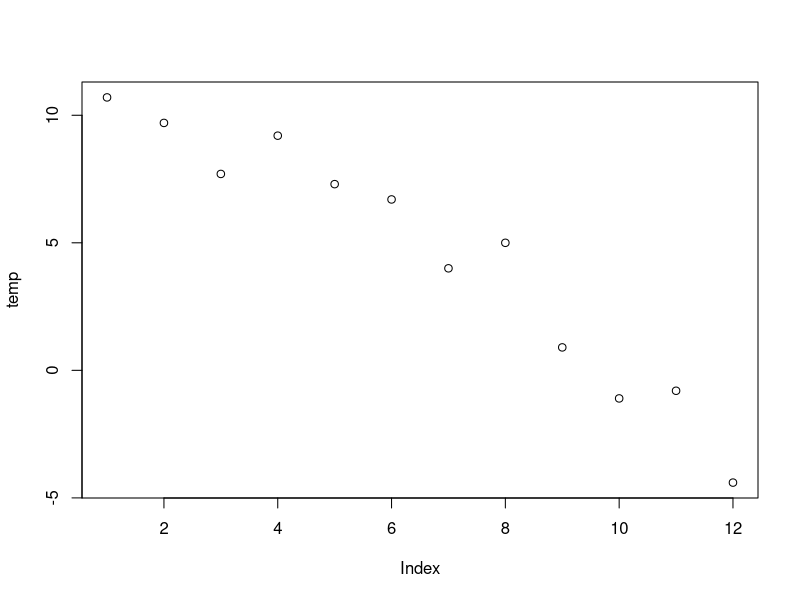
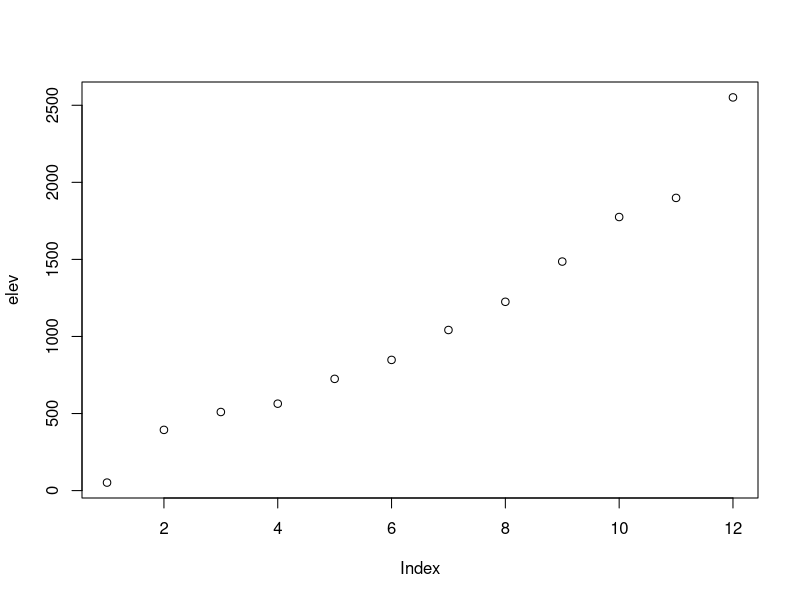
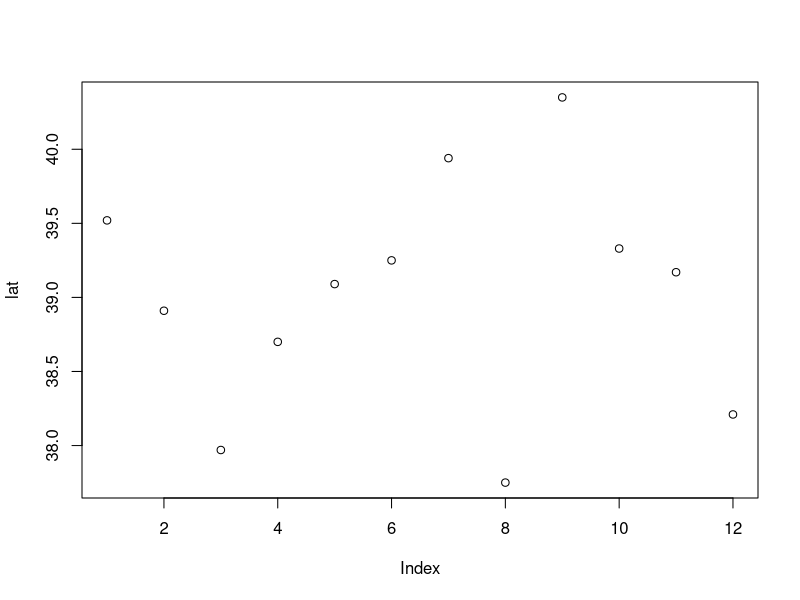
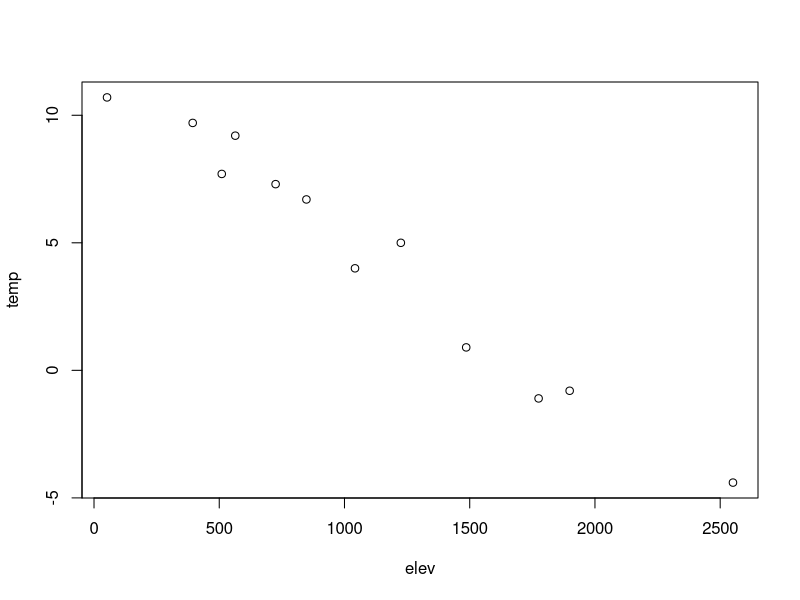
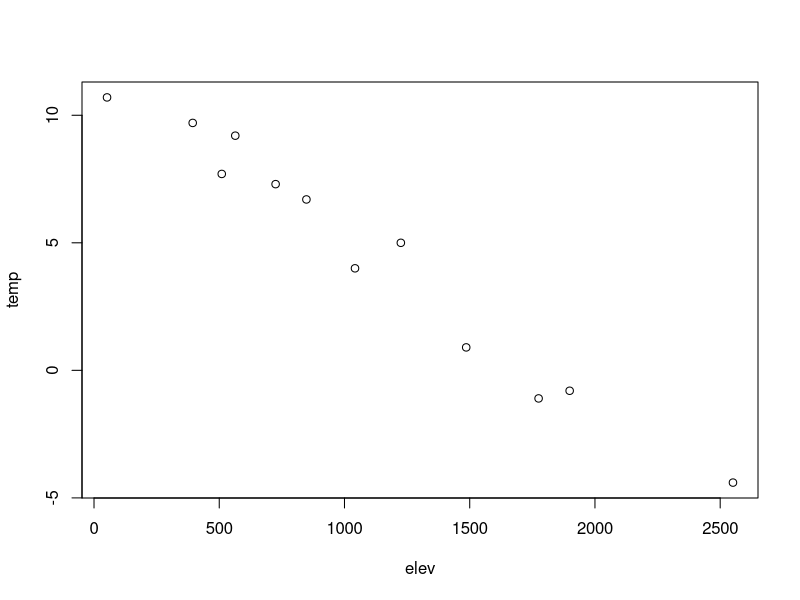

The R script that drew these images, in order:
## ---- chunk 1
library(tidyverse)
## ---- chunk 2
x <- 5
y <- 8
longitude <- -122.4
latitude <- 37.8
my_name <- "Inigo Montoya"
## ---- chunk 3
x
y
longitude
latitude
my_name


## ---- chunk 4
print(x)
print(y)
print(latitude)
paste("The location is latitude", latitude, "longitude", longitude)
paste("My name is", my_name, "-- Prepare to die.")

## ---- chunk 5
cos(pi)
print(cos(pi))
## ---- chunk 6
print("Hello, World")
## ---- chunk 7
x <- 5; print(x); print(x**2)
## ---- chunk 8
x <- 5
## ---- chunk 9
x <- 5
class(x)
class(4.5)
class("Fred")
## ---- chunk 10
as.integer(5)
as.integer(4.5)
## ---- chunk 11
x <- 4.8
y <- 4.2
as.integer(x + 0.5)
round(x)
as.integer(y + 0.5)
round(y)
## ---- chunk 12
5 %/% 2
## ---- chunk 13
5 %% 2
## ---- chunk 14
sierraFeb <- read_csv("data/sierraFeb.csv")
## ---- chunk 15
sierraFeb
## ---- chunk 16
lats <- c(37.5,47.4,29.4,33.4)
lats
states = c("VA", "WA", "TX", "AZ")
states
zips = c(23173, 98801, 78006, 85001)
zips
## ---- chunk 17
temp <- c(10.7, 9.7, 7.7, 9.2, 7.3, 6.7)
class(temp)
## ---- chunk 18
mixed <- c(1, "fred", 7)
class(mixed)
mixed[3]   # gets a subset, example of coercion
## ---- chunk 19
as.numeric(c("1","Fred","5")) # note NA introduced by coercion
## ---- chunk 20
mean(as.numeric(c("1", "Fred", "5")))
## ---- chunk 21
mean(as.numeric(c("1", "Fred", "5")), na.rm=T)
## ---- chunk 22
is.na(NA)
is.nan(NA)
is.na(as.numeric(''))
is.nan(as.numeric(''))
i <- sqrt(-1)
is.na(i) # interestingly nan is also na
is.nan(i)
## ---- chunk 23
seq(2,10,2)
## ---- chunk 24
elev <- c(52,394,510,564,725,848,1042,1225,1486,1775,1899,2551)
elevft <- elev / 0.3048
elevft

## ---- chunk 25
temp03 <- c(13.1,11.4,9.4,10.9,8.9,8.4,6.7,7.6,2.8,1.6,1.2,-2.1)
temp02 <- c(10.7,9.7,7.7,9.2,7.3,6.7,4.0,5.0,0.9,-1.1,-0.8,-4.4)
tempdiff <- temp03 - temp02
tempdiff

## ---- chunk 26
temp <- c(10.7, 9.7, 7.7, 9.2, 7.3, 6.7, 4.0, 5.0, 0.9, -1.1, -0.8, -4.4)
elev <- c(52, 394, 510, 564, 725, 848, 1042, 1225, 1486, 1775, 1899, 2551)
lat <- c(39.52, 38.91, 37.97, 38.70, 39.09, 39.25, 39.94, 37.75, 40.35, 39.33, 39.17, 38.21)

## ---- chunk 27
plot(temp)
## ---- chunk 28
plot(elev)
## ---- chunk 29
plot(lat)
## ---- chunk 30
plot(elev,temp)
## ---- chunk 31
codes <- c(380, 124, 818)
codes
codes <- c(italy = 380, canada = 124, egypt = 818)
codes
str(codes)
## ---- chunk 32
codes[1]
codes["italy"]
## ---- chunk 33
temp <- c(10.7, 9.7, 7.7, 9.2, 7.3, 6.7, 4.0, 5.0, 0.9, -1.1, -0.8, -4.4)
elev <- c(52, 394, 510, 564, 725, 848, 1042, 1225, 1486, 1775, 1899, 2551)
lat <- c(39.52, 38.91, 37.97, 38.70, 39.09, 39.25, 39.94, 37.75, 40.35, 39.33, 39.17, 38.21)
## ---- chunk 34
sierradata <- cbind(temp, elev, lat)
class(sierradata)
## ---- chunk 35
dim(sierradata)
## ---- chunk 36
a <- 1:12
dim(a) <- c(3, 4)   # matrix
class(a)
dim(a) <- c(2,3,2)  # 3D array
class(a)
dim(a) <- 12        # 1D array
class(a)
b <- matrix(1:12, ncol=1)  # 1 column matrix is allowed

## ---- chunk 37
head(iris)
## ---- chunk 38
mydata <- as.data.frame(sierradata)
plot(data = mydata, x = elev, y = temp)
## ---- chunk 39
TRI87 <- read_csv("data/TRI_1987_BaySites.csv")
TRI87
## ---- chunk 40
TRI87 <- read_csv("data/TRI_1987_BaySites.csv")
head(sort(TRI87$air_releases))
index <- order(TRI87$air_releases)
head(TRI87$FACILITY_NAME[index])   # displays facilities in order of their air releases
i_max <- which.max(TRI87$air_releases)
TRI87$FACILITY_NAME[i_max]   # was NUMMI at the time
## ---- chunk 41
fruit <- factor(c("apple", "banana", "orange", "banana"))
fruit   # note that levels will be in alphabetical order
class(fruit)
typeof(fruit)
## ---- chunk 42
fruitint <- c(1, 2, 3, 2) # equivalent conversion
fruit <- factor(fruitint, labels = c("apple", "banana", "orange"))
str(fruit)

## ---- chunk 43
grain_order <- c("clay", "silt", "sand")
grain_char <- sample(grain_order, 36, replace = TRUE)
grain_fact <- factor(grain_char, levels = grain_order)
grain_char
grain_fact
## ---- chunk 44
fruit <- c("apples", "oranges", "bananas", "oranges")
farm <- c("organic", "conventional", "organic", "organic")
ag <- as.data.frame(cbind(fruit, farm))
ag$fruit <- factor(ag$fruit)
ag$fruit
## ---- chunk 45
sierraFeb$COUNTY <- factor(sierraFeb$COUNTY)
str(sierraFeb$COUNTY)
## ---- chunk 46
turnright <- function(ang){(ang + 90) %% 360}
turnright(c(260, 270, 280))
## ---- chunk 47
library(dslabs)
data(murders)
murder_rate <- murders$total / murders$population * 100000
i <- murder_rate <= 0.71 
murders$abb[i]
## ---- chunk 48
library(readr)
TRI87 <- read_csv("data/TRI_1987_BaySites.csv")
i <- which(TRI87$air_releases > 1e6)
TRI87$FACILITY_NAME[i]
## ---- chunk 49
i <- TRI87$COUNTY %in% c("NAPA","SONOMA")
TRI87$FACILITY_NAME[i]

## ---- chunk 50
# matrix apply – the same would apply to data frames
matrix12 <- 1:12
dim(matrix12) <- c(3,4)
rowsums <- apply(matrix12, 1, sum)
colsums <- apply(matrix12, 2, sum)
sum(rowsums)
sum(colsums)
zero <- sum(rowsums) - sum(colsums)
matrix12
## ---- chunk 51
sapply(1:12, sqrt)
## ---- chunk 52
sapply(cars,mean)  # same as apply(cars,2,mean)
## ---- chunk 53
temp02 <- c(10.7,9.7,7.7,9.2,7.3,6.7,4.0,5.0,0.9,-1.1,-0.8,-4.4)
temp03 <- c(13.1,11.4,9.4,10.9,8.9,8.4,6.7,7.6,2.8,1.6,1.2,-2.1)
sapply(as.data.frame(cbind(temp02,temp03)),mean) # has to be a data frame
